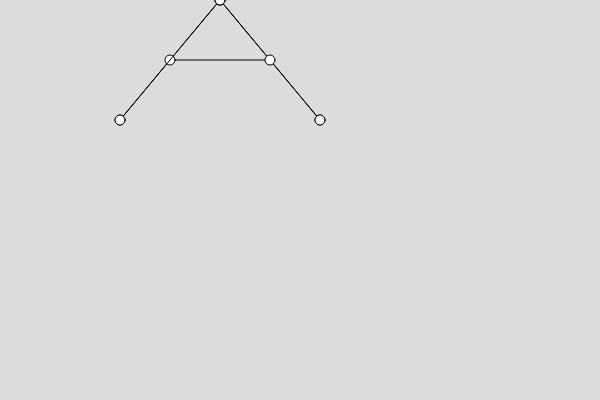
Frame 1 (no input)
Frame 60 (no input): identical to frame 1, image omitted
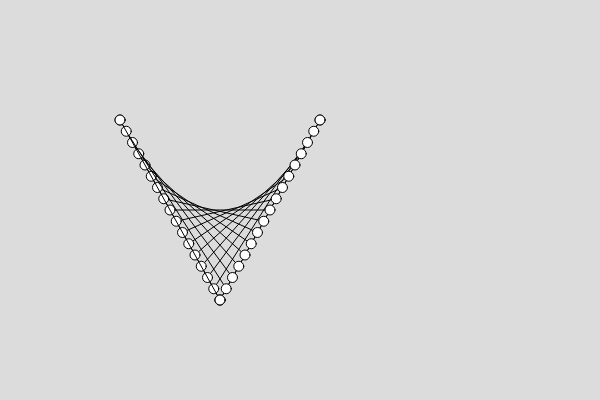
Frame 120 (the mouse pressed at the canvas centre since frame 60)

The p5.js sketch that drew these frames (run headless with seeded random() and noise() and a simulated clock; from frame 60 on, the mouse is pressed at the canvas centre):

// p5.js sketch
// ── sketch.js
function setup() {
  createCanvas(600, 400);
  }

function draw() {
  
  
  background(220);
  let p0x = 220
  let p0y = mouseX
  let p1x = 120
  let p1y = 120
  let p2x = 320
  let p2y = 120
  let diameter = 10
  
  
  
  circle(p0x,p0y,diameter);
  circle(p1x,p1y,diameter);
  circle(p2x,p2y,diameter);
  
  line(p0x,p0y,p1x,p1y);
  line(p0x,p0y,p2x,p2y);
  
  
  let n = map(mouseY,0,height,2,30,true)
  n = round(n)
  
  for(let i = 0;i <= n;i++){
    const x1 = map(i,0,n,p0x,p1x,true)
    const y1 = map(i,0,n,p0y,p1y,true)
    
    const x2 = map(i,0,n,p2x,p0x,true)
    const y2 = map(i,0,n,p2y,p0y,true)
    line(x1,y1,x2,y2)
    
    
    circle(x1,y1,10)
    circle(x2,y2,10)
    
    
  }
  
  
  
  
 
  
}  
